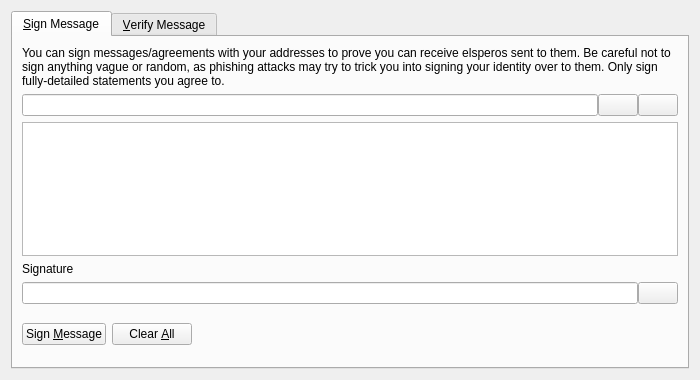
<?xml version="1.0" encoding="UTF-8"?>
<ui version="4.0">
 <class>SignVerifyMessageDialog</class>
 <widget class="QDialog" name="SignVerifyMessageDialog">
  <property name="geometry">
   <rect>
    <x>0</x>
    <y>0</y>
    <width>700</width>
    <height>380</height>
   </rect>
  </property>
  <property name="windowTitle">
   <string>Signatures - Sign / Verify a Message</string>
  </property>
  <property name="styleSheet">
   <string notr="true"/>
  </property>
  <property name="modal">
   <bool>true</bool>
  </property>
  <layout class="QVBoxLayout" name="verticalLayout">
   <item>
    <widget class="QTabWidget" name="tabWidget">
     <property name="currentIndex">
      <number>0</number>
     </property>
     <widget class="QWidget" name="tabSignMessage">
      <attribute name="title">
       <string>&amp;Sign Message</string>
      </attribute>
      <layout class="QVBoxLayout" name="verticalLayout_SM">
       <item>
        <widget class="QLabel" name="infoLabel_SM">
         <property name="text">
          <string>You can sign messages/agreements with your addresses to prove you can receive elsperos sent to them. Be careful not to sign anything vague or random, as phishing attacks may try to trick you into signing your identity over to them. Only sign fully-detailed statements you agree to.</string>
         </property>
         <property name="textFormat">
          <enum>Qt::PlainText</enum>
         </property>
         <property name="wordWrap">
          <bool>true</bool>
         </property>
        </widget>
       </item>
       <item>
        <layout class="QHBoxLayout" name="horizontalLayout_1_SM">
         <property name="spacing">
          <number>0</number>
         </property>
         <item>
          <widget class="QValidatedLineEdit" name="addressIn_SM">
           <property name="toolTip">
            <string>The Elspero address to sign the message with</string>
           </property>
          </widget>
         </item>
         <item>
          <widget class="QPushButton" name="addressBookButton_SM">
           <property name="toolTip">
            <string>Choose previously used address</string>
           </property>
           <property name="styleSheet">
            <string notr="true"/>
           </property>
           <property name="text">
            <string/>
           </property>
           <property name="icon">
            <iconset>
             <normaloff>:/icons/address-book</normaloff>:/icons/address-book</iconset>
           </property>
           <property name="shortcut">
            <string>Alt+A</string>
           </property>
           <property name="autoDefault">
            <bool>false</bool>
           </property>
          </widget>
         </item>
         <item>
          <widget class="QPushButton" name="pasteButton_SM">
           <property name="toolTip">
            <string>Paste address from clipboard</string>
           </property>
           <property name="styleSheet">
            <string notr="true"/>
           </property>
           <property name="text">
            <string/>
           </property>
           <property name="icon">
            <iconset>
             <normaloff>:/icons/editpaste</normaloff>:/icons/editpaste</iconset>
           </property>
           <property name="shortcut">
            <string>Alt+P</string>
           </property>
           <property name="autoDefault">
            <bool>false</bool>
           </property>
          </widget>
         </item>
        </layout>
       </item>
       <item>
        <widget class="QPlainTextEdit" name="messageIn_SM">
         <property name="toolTip">
          <string>Enter the message you want to sign here</string>
         </property>
        </widget>
       </item>
       <item>
        <widget class="QLabel" name="signatureLabel_SM">
         <property name="text">
          <string>Signature</string>
         </property>
         <property name="textFormat">
          <enum>Qt::PlainText</enum>
         </property>
        </widget>
       </item>
       <item>
        <layout class="QHBoxLayout" name="horizontalLayout_2_SM">
         <property name="spacing">
          <number>0</number>
         </property>
         <item>
          <widget class="QLineEdit" name="signatureOut_SM">
           <property name="font">
            <font>
             <italic>true</italic>
            </font>
           </property>
           <property name="readOnly">
            <bool>true</bool>
           </property>
          </widget>
         </item>
         <item>
          <widget class="QPushButton" name="copySignatureButton_SM">
           <property name="toolTip">
            <string>Copy the current signature to the system clipboard</string>
           </property>
           <property name="styleSheet">
            <string notr="true"/>
           </property>
           <property name="text">
            <string/>
           </property>
           <property name="icon">
            <iconset>
             <normaloff>:/icons/editcopy</normaloff>:/icons/editcopy</iconset>
           </property>
           <property name="autoDefault">
            <bool>false</bool>
           </property>
          </widget>
         </item>
        </layout>
       </item>
       <item>
        <layout class="QHBoxLayout" name="horizontalLayout_3_SM">
         <item>
          <widget class="QPushButton" name="signMessageButton_SM">
           <property name="toolTip">
            <string>Sign the message to prove you own this Elspero address</string>
           </property>
           <property name="styleSheet">
            <string notr="true"/>
           </property>
           <property name="text">
            <string>Sign &amp;Message</string>
           </property>
           <property name="icon">
            <iconset>
             <normaloff>:/icons/edit</normaloff>:/icons/edit</iconset>
           </property>
           <property name="autoDefault">
            <bool>false</bool>
           </property>
          </widget>
         </item>
         <item>
          <widget class="QPushButton" name="clearButton_SM">
           <property name="toolTip">
            <string>Reset all sign message fields</string>
           </property>
           <property name="styleSheet">
            <string notr="true"/>
           </property>
           <property name="text">
            <string>Clear &amp;All</string>
           </property>
           <property name="icon">
            <iconset>
             <normaloff>:/icons/remove</normaloff>:/icons/remove</iconset>
           </property>
           <property name="autoDefault">
            <bool>false</bool>
           </property>
          </widget>
         </item>
         <item>
          <spacer name="horizontalSpacer_1_SM">
           <property name="orientation">
            <enum>Qt::Horizontal</enum>
           </property>
           <property name="sizeHint" stdset="0">
            <size>
             <width>40</width>
             <height>48</height>
            </size>
           </property>
          </spacer>
         </item>
         <item>
          <widget class="QLabel" name="statusLabel_SM">
           <property name="font">
            <font>
             <weight>75</weight>
             <bold>true</bold>
            </font>
           </property>
           <property name="text">
            <string/>
           </property>
           <property name="wordWrap">
            <bool>true</bool>
           </property>
          </widget>
         </item>
         <item>
          <spacer name="horizontalSpacer_2_SM">
           <property name="orientation">
            <enum>Qt::Horizontal</enum>
           </property>
           <property name="sizeHint" stdset="0">
            <size>
             <width>40</width>
             <height>48</height>
            </size>
           </property>
          </spacer>
         </item>
        </layout>
       </item>
      </layout>
     </widget>
     <widget class="QWidget" name="tabVerifyMessage">
      <attribute name="title">
       <string>&amp;Verify Message</string>
      </attribute>
      <layout class="QVBoxLayout" name="verticalLayout_VM">
       <item>
        <widget class="QLabel" name="infoLabel_VM">
         <property name="text">
          <string>Enter the receiver's address, message (ensure you copy line breaks, spaces, tabs, etc. exactly) and signature below to verify the message. Be careful not to read more into the signature than what is in the signed message itself, to avoid being tricked by a man-in-the-middle attack. Note that this only proves the signing party receives with the address, it cannot prove sendership of any transaction!</string>
         </property>
         <property name="textFormat">
          <enum>Qt::PlainText</enum>
         </property>
         <property name="alignment">
          <set>Qt::AlignLeading|Qt::AlignLeft|Qt::AlignTop</set>
         </property>
         <property name="wordWrap">
          <bool>true</bool>
         </property>
        </widget>
       </item>
       <item>
        <layout class="QHBoxLayout" name="horizontalLayout_1_VM">
         <property name="spacing">
          <number>0</number>
         </property>
         <item>
          <widget class="QValidatedLineEdit" name="addressIn_VM">
           <property name="toolTip">
            <string>The Elspero address the message was signed with</string>
           </property>
           <property name="styleSheet">
            <string notr="true"/>
           </property>
          </widget>
         </item>
         <item>
          <widget class="QPushButton" name="addressBookButton_VM">
           <property name="toolTip">
            <string>Choose previously used address</string>
           </property>
           <property name="styleSheet">
            <string notr="true"/>
           </property>
           <property name="text">
            <string/>
           </property>
           <property name="icon">
            <iconset>
             <normaloff>:/icons/address-book</normaloff>:/icons/address-book</iconset>
           </property>
           <property name="shortcut">
            <string>Alt+A</string>
           </property>
           <property name="autoDefault">
            <bool>false</bool>
           </property>
          </widget>
         </item>
        </layout>
       </item>
       <item>
        <widget class="QPlainTextEdit" name="messageIn_VM">
         <property name="styleSheet">
          <string notr="true"/>
         </property>
        </widget>
       </item>
       <item>
        <widget class="QValidatedLineEdit" name="signatureIn_VM">
         <property name="styleSheet">
          <string notr="true"/>
         </property>
        </widget>
       </item>
       <item>
        <layout class="QHBoxLayout" name="horizontalLayout_2_VM">
         <item>
          <widget class="QPushButton" name="verifyMessageButton_VM">
           <property name="toolTip">
            <string>Verify the message to ensure it was signed with the specified Elspero address</string>
           </property>
           <property name="styleSheet">
            <string notr="true"/>
           </property>
           <property name="text">
            <string>Verify &amp;Message</string>
           </property>
           <property name="icon">
            <iconset>
             <normaloff>:/icons/transaction_0</normaloff>:/icons/transaction_0</iconset>
           </property>
           <property name="autoDefault">
            <bool>false</bool>
           </property>
          </widget>
         </item>
         <item>
          <widget class="QPushButton" name="clearButton_VM">
           <property name="toolTip">
            <string>Reset all verify message fields</string>
           </property>
           <property name="styleSheet">
            <string notr="true"/>
           </property>
           <property name="text">
            <string>Clear &amp;All</string>
           </property>
           <property name="icon">
            <iconset>
             <normaloff>:/icons/remove</normaloff>:/icons/remove</iconset>
           </property>
           <property name="autoDefault">
            <bool>false</bool>
           </property>
          </widget>
         </item>
         <item>
          <spacer name="horizontalSpacer_1_VM">
           <property name="orientation">
            <enum>Qt::Horizontal</enum>
           </property>
           <property name="sizeHint" stdset="0">
            <size>
             <width>40</width>
             <height>48</height>
            </size>
           </property>
          </spacer>
         </item>
         <item>
          <widget class="QLabel" name="statusLabel_VM">
           <property name="font">
            <font>
             <weight>75</weight>
             <bold>true</bold>
            </font>
           </property>
           <property name="text">
            <string/>
           </property>
           <property name="wordWrap">
            <bool>true</bool>
           </property>
          </widget>
         </item>
         <item>
          <spacer name="horizontalSpacer_2_VM">
           <property name="orientation">
            <enum>Qt::Horizontal</enum>
           </property>
           <property name="sizeHint" stdset="0">
            <size>
             <width>40</width>
             <height>48</height>
            </size>
           </property>
          </spacer>
         </item>
        </layout>
       </item>
      </layout>
     </widget>
    </widget>
   </item>
  </layout>
 </widget>
 <customwidgets>
  <customwidget>
   <class>QValidatedLineEdit</class>
   <extends>QLineEdit</extends>
   <header>qvalidatedlineedit.h</header>
  </customwidget>
 </customwidgets>
 <resources/>
 <connections/>
</ui>
